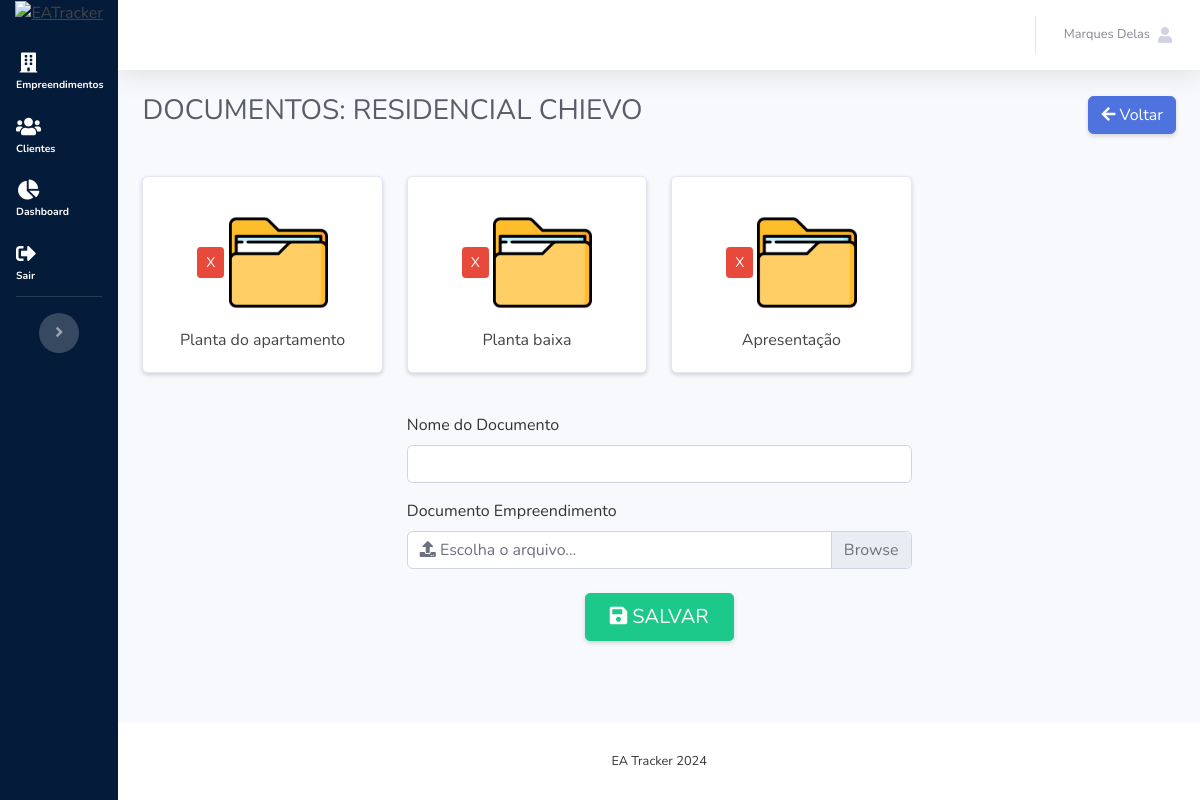
Screenshot of /gestor/empreendimento/documento/atualizar/1/ (signed in) with the database file from the repository.
### usuarios/models.py (models this page shows, shortened)
class Usuario(AbstractUser):
    username = None  # Usamos o email como o campo USERNAME_FIELD
    email = models.EmailField(unique=True)
    tipo_usuario = models.CharField(max_length=20, choices=TIPOS_USUARIOS)
    nome_sobrenome = models.CharField(max_length=60)
    telefone = models.CharField(max_length=15)
    cidade = models.CharField(max_length=80, null=True, blank=True)
    estado = models.CharField(max_length=2, choices=ESTADOS_BRASILEIROS, default="AC")
    foto = models.ImageField(upload_to="foto/%Y/%m/%d", default="usuario-padrao.png", null=True, blank=True)
    bloco = models.CharField(max_length=20, null=True, blank=True)
    unidade = models.CharField(max_length=20, null=True, blank=True)
    cadastrado_por = models.CharField(max_length=20, null=True, blank=True)
    empreendimento = models.ForeignKey(
        Empreendimento,
        related_name='usuarios',
        on_delete=models.CASCADE,
        null=True,
        blank=True,
    )
    codigo_verificacao = models.CharField(max_length=6, null=True, blank=True)
    codigo_expiracao = models.DateTimeField(null=True, blank=True)
    USERNAME_FIELD = "email"  # Definimos o email como identificador principal
    REQUIRED_FIELDS = []  # Outros campos necessários para criação de superusuários
    objects = UserManager()  # Utilizando um manager customizado
    class Meta:
        verbose_name = "Usuário"
        verbose_name_plural = "Usuários"

### empreendimentos/models.py (models this page shows, shortened)
class Empreendimento(models.Model):
    nome = models.CharField(max_length=200)
    numero_unidades = models.CharField(max_length=10)
    unidades_disponiveis = models.IntegerField(default=0)
    cep = models.CharField(max_length=9, blank=True, null=True)
    quantidade_blocos = models.CharField(
        max_length=10,
        null=True,
        blank=True,
    )
    status = models.CharField(
        max_length=20,
        choices=STATUS,
        default='PRELANCAMENTO',
    )
    logradouro = models.CharField(max_length=200)
    cidade = models.CharField(max_length=200)
    estado = models.CharField(
        max_length=2,
        choices=ESTADOS_BRASILEIROS,
        default="AC"
    )
    link_google_maps = models.TextField()
    previsao_entrega = models.DateField()
    estagio = models.CharField(
        max_length=20,
        choices=ESTAGIOS,
        default='OBRNAOINICIADA',
    )
    visivel = models.BooleanField(default=False)
    percentual_terraplanagem = models.CharField(max_length=3, default=0)
    exibe_terraplanagem = models.BooleanField(default=False)
    percentual_pavimentacao = models.CharField(max_length=3, default=0)
    exibe_pavimentacao = models.BooleanField(default=False)
    percentual_habitacao = models.CharField(max_length=3, default=0)
    exibe_habitacao = models.BooleanField(default=False)
    percentual_drenagem = models.CharField(max_length=3, default=0)
    exibe_drenagem = models.BooleanField(default=False)
    percentual_paisagismo = models.CharField(max_length=3, default=0)
    exibe_paisagismo = models.BooleanField(default=False)
    percentual_esgoto_sanitario = models.CharField(max_length=3, default=0)
    exibe_esgoto_sanitario = models.BooleanField(default=False)
    percentual_agua_potavel = models.CharField(max_length=3, default=0)
    exibe_agua_potavel = models.BooleanField(default=False)
    percentual_energia_iluminacao = models.CharField(max_length=3, default=0)
    exibe_energia_iluminacao = models.BooleanField(default=False)
    capa = models.ImageField(
        upload_to='empreendimento/capa/',
        null=True,
        blank=True
    )
    class Meta:
        verbose_name = "Empreendimento"
        verbose_name_plural = "Empreendimentos"

class DocumentoEmpreendimento(models.Model):
    empreendimento = models.ForeignKey(
        Empreendimento,
        verbose_name="Empreendimento",
        on_delete=models.CASCADE,
    )
    nome_arquivo = models.CharField(max_length=60)
    arquivo = models.FileField(
        upload_to='empreendimento/documento/',
        null=True,
        blank=True
    )
    class Meta:
        verbose_name = "Documento Empreendimento"
        verbose_name_plural = "Documentos Empreendimentos"

### gestores/views.py (the view, shortened to what this page needs)
# urls.py: path("empreendimento/documento/atualizar/<int:pk>/", view=views.EmpreendimentoDocumentoUpdateView.as_view(), name="empreendimento-documento-update"),
class EmpreendimentoDocumentoUpdateView(LoginGestorMixin, SuccessMessageMixin, CreateView):
    model = DocumentoEmpreendimento
    form_class = EmpreendimentoDocumentoForm
    success_url = "/gestor/empreendimentos/"
    success_message = "Documento do empreendimento foi cadastrado"
    login_url = "/login/"
    template_name = "gestor/empreendimento-documento-update.html"
    def get_context_data(self, **kwargs):
        context = super().get_context_data(**kwargs)
        id_empreendimento = self.kwargs["pk"]
        context["id_empreendimento"] = id_empreendimento
        empreendimento = get_object_or_404(Empreendimento, pk=id_empreendimento)
        context["empreendimento"] = empreendimento
        documentos = DocumentoEmpreendimento.objects.filter(empreendimento=id_empreendimento)
        context["documentos"] = documentos
        return context

### gestores/forms.py
class EmpreendimentoDocumentoForm(forms.ModelForm):
    class Meta:
        model = DocumentoEmpreendimento
        fields = ("empreendimento", "nome_arquivo", "arquivo")
        widgets = {
            "arquivo": forms.ClearableFileInput(
                attrs={
                    "class": "form-control form-control-lg",
                },
            ),
        }

### usuarios/mixins.py (called while the page is built)
    def dispatch(self, request, *args, **kwargs):
        if not request.user.is_authenticated or request.user.tipo_usuario != "GESTOR":
            logout(request)
            return redirect("usuarios:login-usuario")
        return super().dispatch(request, *args, **kwargs)

### templates/gestor/empreendimento-documento-update.html (shortened to what this page needs)
{% extends 'base.html' %}
{% load static %}
{% block content %}
    {% include '_partials/sidebar.html' %}
    <div id="content-wrapper" class="d-flex flex-column">
        <div id="content">
            {% include '_partials/topbar.html' %}
            <div class="container-fluid">
                <div class="d-flex align-items-center justify-content-between mb-4">
                    <h1 class="h3 text-gray-800 text-uppercase">Documentos: {{ empreendimento.nome }}</h1>
                    <a href="{% url 'gestores:empreendimento-update' empreendimento.id %}" class="btn btn-primary shadow-sm">
                        <i class="fas fa-arrow-left"></i> Voltar
                    </a>
                </div>
                <div class="row">
                    {% for documento in documentos %}
                        <div class="col-md-3 py-3">
                            <div class="card shadow-sm h-100 text-center">
                                <div class="card-body">
                                    <a href="{% url 'gestores:empreendimento-documento-delete' documento.id %}"
                                       class="btn btn-danger btn-sm float-end" title="Apagar">X</a>
                                    <a href="{{ documento.arquivo.url }}" target="_blank">
                                        <img src="{% static 'images/arquivo-icone.jpg' %}" class="w-50 my-3" alt="Documento">
                                        <p class="text-truncate mb-0">{{ documento.nome_arquivo }}</p>
                                    </a>
                                </div>
                            </div>
                        </div>
                    {% empty %}
                        <div class="col-md-12">
                            <div class="alert alert-primary text-center text-uppercase mt-4">Nenhum documento encontrado</div>
                        </div>
                    {% endfor %}
                </div>
                <div class="row">
                    <div class="col-md-6 mx-auto">
                        <form method="POST" enctype="multipart/form-data" class="mt-4">
                            <div class="form-group mb-3">
                                <label for="id_nome_arquivo" class="form-label">Nome do Documento</label>
                                <input type="text" name="nome_arquivo" class="form-control" id="id_nome_arquivo" required>
                            </div>
                            <div class="form-group mb-4">
                                <label for="id_arquivo" class="form-label">Documento Empreendimento</label>
                                <div class="custom-file">
                                    <label class="custom-file-label" for="id_arquivo">
                                        <i class="fas fa-upload"></i> Escolha o arquivo...
                                    </label>
                                </div>
                            </div>
                            <div class="text-center mt-4">
                                <button type="submit" class="btn btn-success btn-lg text-uppercase shadow-sm px-4">
                                    <i class="fas fa-save"></i> Salvar
                                </button>
                            </div>
                        </form>
                    </div>
                </div>
            </div>
        </div>
        {% include '_partials/footer.html' %}
    </div>
{% endblock %}

### templates/base.html (shortened to what this page needs)
{% load static %}
<!DOCTYPE html>
<html lang="pt-br">
<head>
    <link href="{% static 'css/fa.css' %}" rel="stylesheet" type="text/css">
    <link href="{% static 'css/main.css' %}" rel="stylesheet">
    <link href="{% static 'css/custom.css' %}" rel="stylesheet">
</head>
<body class="page-top">
    <div id="wrapper">
        {% block content %}{% endblock  %}
    </div>
</body>
</html>

### templates/_partials/sidebar.html (shortened to what this page needs)
{% load static %}
<ul class="navbar-nav bg-gradient-secondary sidebar sidebar-dark accordion toggled" id="accordionSidebar">
    <a class="sidebar-brandy text-center d-flex align-items-center justify-content-center">
        <div class="sidebar-brand-icon mb-3">
            <img src="{% static 'images/eatracker-logo.jpeg' %}"
                class="img-fluid w-50" alt="EATracker"
            >
        </div>
    </a>
    {% if request.user.tipo_usuario == 'GESTOR' %}
        <li class="nav-item active pr-5">
            <a class="nav-link  pr-5" href="{% url 'gestores:empreendimentos' %}">
                <i class="fas fa-fw fa-building sidebar-icone"></i>
                <span>Empreendimentos</span></a>
        </li>
        <li class="nav-item active">
            <a class="nav-link" href="{% url 'gestores:clientes' %}">
                <i class="fas fa-fw fa-users"></i>
                <span>Clientes</span></a>
        </li>
        <li class="nav-item active">
            <a class="nav-link" href="{% url 'gestores:dashboard' %}">
                <i class="fas fa-fw fa-chart-pie"></i>
                <span>Dashboard</span>
            </a>
        </li>
        <li class="nav-item active">
            <a class="nav-link  pr-5" href="#" data-toggle="modal" data-target="#logoutModal">
                <i class="fas fa-sign-out-alt"></i>
                <span>Sair</span></a>
        </li>
    {% endif %}
    <hr class="sidebar-divider d-none d-md-block">
    <div class="text-center d-none d-md-inline">
        <button class="rounded-circle border-0" id="sidebarToggle"></button>
    </div>
</ul>

### templates/_partials/topbar.html (shortened to what this page needs)
{% load static %}
<nav class="navbar navbar-expand navbar-light bg-white topbar mb-4 static-top shadow">
    <ul class="navbar-nav ml-auto">
        <li class="nav-item dropdown no-arrow">
            <a class="nav-link dropdown-toggle" href="#" id="userDropdown" role="button"
                data-toggle="dropdown" aria-haspopup="true" aria-expanded="false">
                <span class="mr-2 d-none d-lg-inline text-gray-600 small">
                    {{request.user.nome_sobrenome}}
                </span>
                <i class="fa fa-user"></i>
            </a>
        </li>
    </ul>
</nav>

### templates/_partials/footer.html
<footer class="sticky-footer bg-white">
    <div class="container my-auto">
        <div class="copyright text-center my-auto">
            <span>EA Tracker {% now 'Y' %}</span>
        </div>
    </div>
</footer>

### config/static/css/fa.css (style rules this page uses)
.fa,.fab,.fad,.fal,.far,.fas { -moz-osx-font-smoothing:grayscale;-webkit-font-smoothing:antialiased;display:inline-block;font-style:normal;font-variant:normal;text-rendering:auto;line-height:1 }
.fa-fw { text-align:center;width:1.25em }
.fa-arrow-left:before { content:"\f060" }
.fa-building:before { content:"\f1ad" }
.fa-chart-pie:before { content:"\f200" }
.fa-save:before { content:"\f0c7" }
.fa-sign-out-alt:before { content:"\f2f5" }
.fa-upload:before { content:"\f093" }
.fa-user:before { content:"\f007" }
.fa-users:before { content:"\f0c0" }

### rows the page displays
Usuario: user.nome_sobrenome "Marques Delas"
Empreendimento: nome "RESIDENCIAL CHIEVO"
DocumentoEmpreendimento: nome_arquivo "Planta do apartamento"
DocumentoEmpreendimento: nome_arquivo "Planta baixa"
DocumentoEmpreendimento: nome_arquivo "Apresentação"
